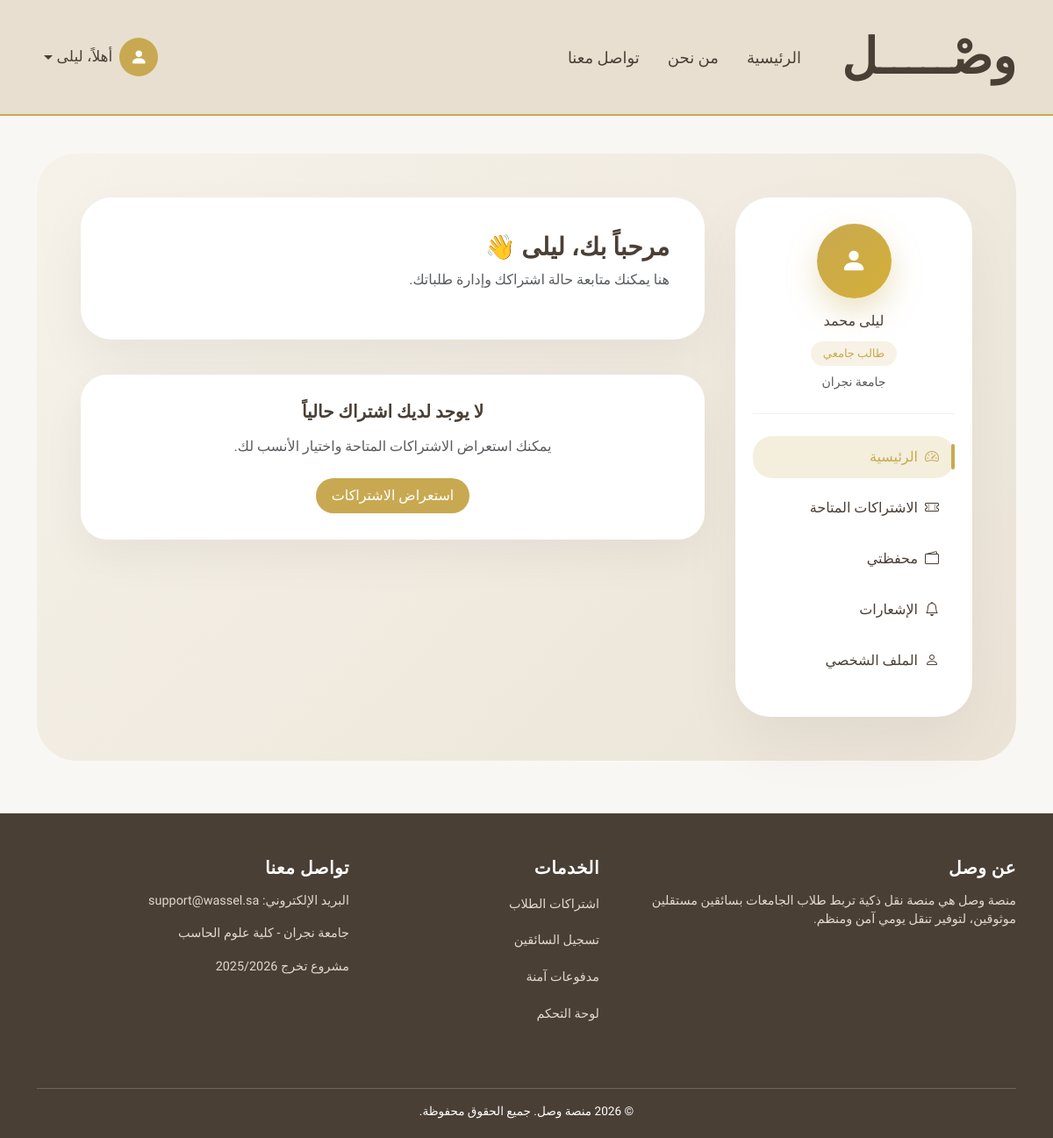
Page /student/dashboard/ (signed in) on the earlier database version.
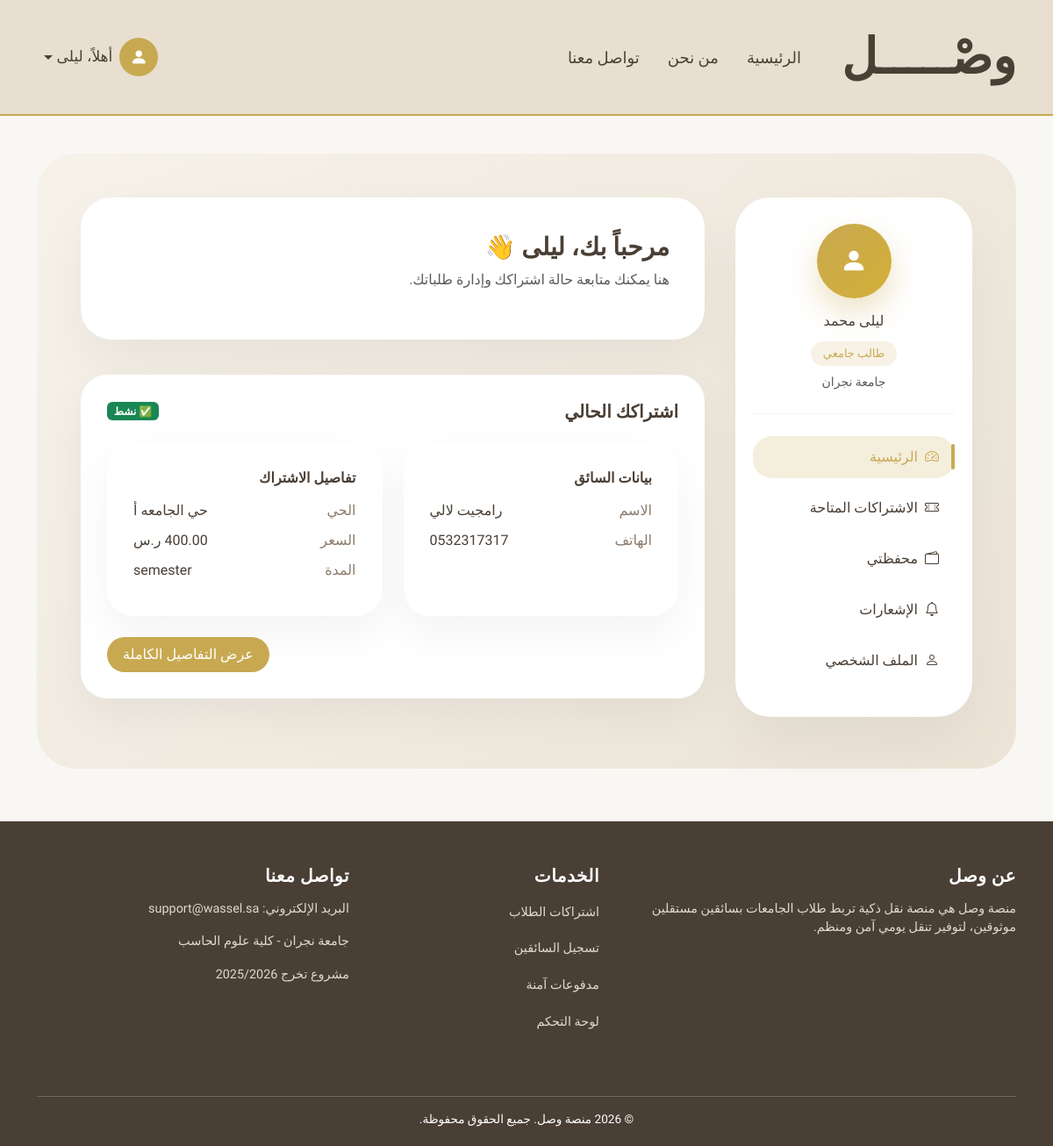
Same page on the later database version.
### subscriptions/models.py (models this page shows, shortened)
class SubscriptionRequest(models.Model):
    STATUS_CHOICES = (
        ("pending", "قيد الانتظار"),
        ("approved", "مقبول"),
        ("rejected", "مرفوض"),
        ("cancelled", "ملغي"),
    )
    student = models.ForeignKey(
        StudentProfile,
        on_delete=models.CASCADE,
        related_name="subscription_requests"
    )
    subscription = models.ForeignKey(
        Subscription,
        on_delete=models.CASCADE,
        related_name="requests"
    )
    status = models.CharField(
        max_length=20,
        choices=STATUS_CHOICES,
        default="pending"
    )
    request_date = models.DateTimeField(auto_now_add=True)
    decision_date = models.DateTimeField(blank=True, null=True)
    price_snapshot = models.DecimalField(
        max_digits=8,
        decimal_places=2,
        blank=True,
        null=True
    )
    note = models.TextField(blank=True, null=True)
    class Meta:
        constraints = [
            models.UniqueConstraint(
                fields=["student", "subscription"],
                condition=Q(status__in=["pending", "approved"]),
                name="unique_active_subscription_request"
            )
        ]

class Subscription(models.Model):
    DURATION_CHOICES = (
        ("monthly", "شهري"),
        ("semester", "فصلي"),
    )
    STATUS_CHOICES = (
        ("active", "Active"),
        ("inactive", "Inactive"),
        ("full", "Full"),
    )
    driver = models.ForeignKey(
        DriverProfile,
        on_delete=models.CASCADE,
        related_name="subscriptions"
    )
    neighborhood = models.CharField(max_length=200)
    price = models.DecimalField(max_digits=8, decimal_places=2)
    seats = models.PositiveIntegerField()
    available_seats = models.PositiveIntegerField()
    duration = models.CharField(
        max_length=20,
        choices=DURATION_CHOICES
    )
    status = models.CharField(
        max_length=20,
        choices=STATUS_CHOICES,
        default="active"
    )
    start_date = models.DateField()
    end_date = models.DateField()
    notes = models.TextField(blank=True, null=True)
    created_at = models.DateTimeField(auto_now_add=True)

### driver/models.py (models this page shows, shortened)
class DriverProfile(models.Model):
    VERIFICATION_STATUS = (
        ("incomplete", "غير مكتمل"),
        ("pending", "قيد المراجعة"),
        ("approved", "مقبول"),
        ("rejected", "مرفوض"),
    )
    user = models.OneToOneField(
        settings.AUTH_USER_MODEL,
        on_delete=models.CASCADE,
        related_name="driver_profile"
    )
    id_document_image = CloudinaryField(
        'image',
        folder='wasl/drivers/docs',
        blank=True,
        null=True
    )
    driving_license_image = CloudinaryField(
        'image',
        folder='wasl/drivers/docs',
        blank=True,
        null=True
    )
    vehicle_registration_image = CloudinaryField(
        'image',
        folder='wasl/drivers/vehicle',
        blank=True,
        null=True
    )
    vehicle_insurance_image = CloudinaryField(
        'image',
        folder='wasl/drivers/vehicle',
        blank=True,
        null=True
    )
    vehicle_front_image = CloudinaryField(
        'image',
        folder='wasl/drivers/vehicle',
        blank=True,
        null=True
    )
    vehicle_back_image = CloudinaryField(
        'image',
        folder='wasl/drivers/vehicle',
        blank=True,
        null=True
    )
    vehicle_side_image = CloudinaryField(
        'image',
        folder='wasl/drivers/vehicle',
        blank=True,
        null=True
    )
    vehicle_model = models.CharField(
        max_length=100,
        blank=True,
        null=True
    )
    verification_status = models.CharField(
        max_length=20,
        choices=VERIFICATION_STATUS,
        default="incomplete"
    )
    rejection_reason = models.TextField(
        blank=True,
        null=True
    )
    submitted_at = models.DateTimeField(auto_now_add=True)
    updated_at = models.DateTimeField(auto_now=True)
    reviewed_at = models.DateTimeField(blank=True, null=True)

### accounts/models.py (models this page shows, shortened)
class User(AbstractUser):
    username = None  # حذفنا username رسميًا
    ROLE_CHOICES = (
        ('student', 'طالب'),
        ('driver', 'سائق'),
        ('admin', 'مدير'),  # 🔥 الجديد
    )
    STATUS_CHOICES = (
        ('active', 'Active'),
        ('banned', 'Banned'),
    )
    ADMIN_LEVELS = (
        (1, "Super Admin"),
        (2, "Manager"),
    )
    admin_level = models.IntegerField(
        choices=ADMIN_LEVELS,
        null=True,
        blank=True
    )
    email = models.EmailField(unique=True)
    role = models.CharField(
        max_length=20,
        choices=ROLE_CHOICES,
        default='student'
    )
    phone = models.CharField(max_length=20)
    city = models.ForeignKey(
        City,
        on_delete=models.PROTECT,
        related_name="users",
        verbose_name="المدينة"
    )
    status = models.CharField(
        max_length=20,
        choices=STATUS_CHOICES,
        default='active'
    )
    USERNAME_FIELD = "email"
    REQUIRED_FIELDS = ["first_name", "last_name", "phone"]
    objects = CustomUserManager()

### student/views.py (the view)
# urls.py: path("dashboard/", views.student_dashboard, name="dashboard"),
@login_required
def student_dashboard(request):
    if request.user.role != "student":
        return redirect("main:index")
    profile = getattr(request.user, "student_profile", None)
    if not profile:
        return redirect("student:profile")
    active_request = SubscriptionRequest.objects.filter(
        student=profile,
        status__in=["pending", "approved"]
    ).select_related("subscription__driver__user").first()
    available_subscriptions = None
    if not active_request:
        available_subscriptions = Subscription.objects.filter(
            status="active",
            driver__user__city=request.user.city
        ).select_related("driver__user")[:6]
    context = {
        "active_request": active_request,
        "available_subscriptions": available_subscriptions,
    }
    return render(request, "student/dashboard.html", context)

### student/templates/student/dashboard.html (shortened to what this page needs)
{% extends "student/base_student.html" %}
{% block student_content %}
<div class="dashboard-welcome">
    <h3>مرحباً بك، {{ user.first_name }} 👋</h3>
    <p class="text-muted mt-2">
        هنا يمكنك متابعة حالة اشتراكك وإدارة طلباتك.
    </p>
</div>
{% if not active_request %}
<div class="status-card text-center">
    <h5 class="fw-bold mb-3">لا يوجد لديك اشتراك حالياً</h5>
    <p class="text-muted mb-4">
        يمكنك استعراض الاشتراكات المتاحة واختيار الأنسب لك.
    </p>
    <a href="{% url 'student:subscriptions' %}" class="btn btn-accent">
        استعراض الاشتراكات
    </a>
</div>
{% elif active_request.status == "approved" %}
<div class="status-card">
    <div class="d-flex justify-content-between align-items-center mb-4">
        <h5 class="fw-bold mb-0">اشتراكك الحالي</h5>
        <span class="badge bg-success">
            ✅ نشط
        </span>
    </div>
    <div class="row g-4">
        <div class="col-md-6">
            <div class="subscription-card">
                <h6 class="fw-bold mb-3">بيانات السائق</h6>
                <div class="info-row">
                    <span>الاسم</span>
                    <span>{{ active_request.subscription.driver.user.get_full_name }}</span>
                </div>
                <div class="info-row">
                    <span>الهاتف</span>
                    <span>{{ active_request.subscription.driver.user.phone }}</span>
                </div>
            </div>
        </div>
        <div class="col-md-6">
            <div class="subscription-card">
                <h6 class="fw-bold mb-3">تفاصيل الاشتراك</h6>
                <div class="info-row">
                    <span>الحي</span>
                    <span>{{ active_request.subscription.neighborhood }}</span>
                </div>
                <div class="info-row">
                    <span>السعر</span>
                    <span>{{ active_request.price_snapshot }} ر.س</span>
                </div>
                <div class="info-row">
                    <span>المدة</span>
                    <span>{{ active_request.subscription.duration }}</span>
                </div>
            </div>
        </div>
    </div>
    <div class="mt-4 text-end">
        <a href="{% url 'student:subscription_detail' active_request.id %}" class="btn btn-accent">
            عرض التفاصيل الكاملة
        </a>
    </div>
</div>
{% endif %}
{% endblock %}

Differences in the rows shown:
added SubscriptionRequest: subscription.driver.user.get_full_name "رامجيت لالي", subscription.driver.user.phone "0532317317", subscription.neighborhood "حي الجامعه أ", subscription.duration "semester"
Other differences:
text no longer shown: "لا يوجد لديك اشتراك حالياً يمكنك استعراض الاشتراكات المتاحة واختيار الأنسب لك. استعراض الاشتراكات"
text now shown: "اشتراكك الحالي ✅ نشط بيانات السائق الاسم الهاتف تفاصيل الاشتراك الحي السعر ر.س المدة عرض التفاصيل الكاملة"
